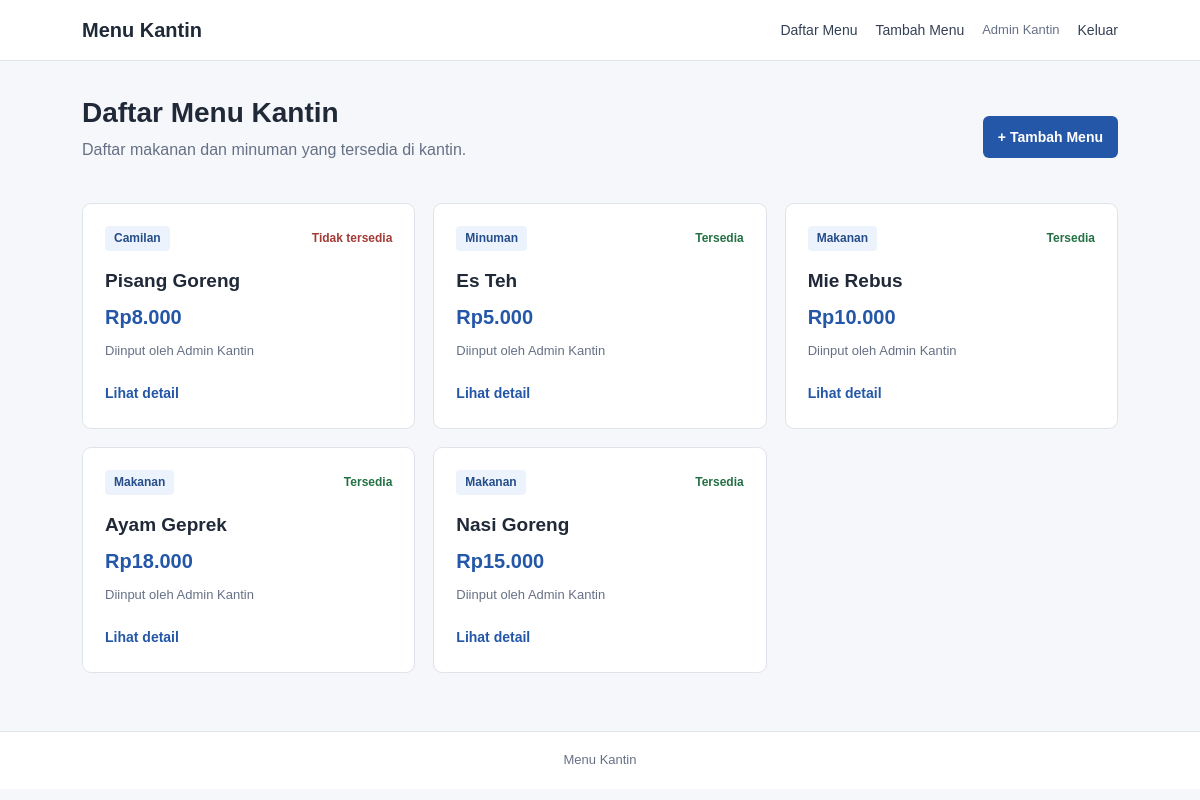
The app's page /daftar.php (signed in) with its own data.
### tables this page shows
CREATE TABLE menu_kantin (
    id INT UNSIGNED AUTO_INCREMENT PRIMARY KEY,
    pengguna_id INT UNSIGNED NOT NULL,
    nama_menu VARCHAR(150) NOT NULL,
    kategori ENUM('Makanan', 'Minuman', 'Camilan') NOT NULL,
    harga INT UNSIGNED NOT NULL,
    tersedia ENUM('Ya', 'Tidak') NOT NULL,
    deskripsi VARCHAR(2000) NOT NULL DEFAULT '',
    CONSTRAINT cek_harga_menu CHECK (harga BETWEEN 1000 AND 100000),
    CONSTRAINT fk_menu_pengguna FOREIGN KEY (pengguna_id)
        REFERENCES pengguna(id) ON UPDATE CASCADE ON DELETE RESTRICT
);

CREATE TABLE pengguna (
    id INT UNSIGNED AUTO_INCREMENT PRIMARY KEY,
    username VARCHAR(30) NOT NULL UNIQUE,
    nama VARCHAR(100) NOT NULL,
    peran ENUM('admin', 'anggota') NOT NULL DEFAULT 'anggota',
    hash_sandi VARCHAR(255) NOT NULL
);

### sesi.php (called while the page is built, shortened)
<?php
function e($nilai) {
    return htmlspecialchars((string) $nilai, ENT_QUOTES, 'UTF-8');
}
?>

### daftar.php (the view, shortened to what this page needs)
<?php
require_once 'koneksi.php';
require_once 'sesi.php';
$sql = "SELECT m.id, m.nama_menu, m.kategori, m.harga, m.tersedia, m.deskripsi,
               p.nama AS nama_penginput
        FROM menu_kantin m
        JOIN pengguna p ON m.pengguna_id = p.id
        ORDER BY m.id DESC";
$hasil = $koneksi->query($sql);
require 'header.php';
?>
<section class="page-heading">
    <div>
        <h1>Daftar Menu Kantin</h1>
        <p class="muted">Daftar makanan dan minuman yang tersedia di kantin.</p>
    </div>
    <?php if (($_SESSION['peran'] ?? '') === 'admin'): ?>
        <a class="button-link" href="tambah.php">+ Tambah Menu</a>
    <?php endif; ?>
</section>
<?php if ($hasil->num_rows === 0): ?>
    <section class="empty-state"><h2>Belum ada menu</h2><p>Data menu akan tampil di halaman ini.</p></section>
<?php else: ?>
    <div class="menu-grid">
        <?php while ($menu = $hasil->fetch_assoc()): ?>
            <article class="menu-card">
                <div class="menu-card-top">
                    <span class="category"><?= e($menu['kategori']) ?></span>
                    <span class="status <?= $menu['tersedia'] === 'Ya' ? 'available' : 'unavailable' ?>">
                        <?= e($menu['tersedia'] === 'Ya' ? 'Tersedia' : 'Tidak tersedia') ?>
                    </span>
                </div>
                <h2><?= e($menu['nama_menu']) ?></h2>
                <p class="price">Rp<?= number_format((int) $menu['harga'], 0, ',', '.') ?></p>
                <p class="muted small">Diinput oleh <?= e($menu['nama_penginput']) ?></p>
                <a class="detail-link" href="detail.php?id=<?= (int) $menu['id'] ?>">Lihat detail</a>
            </article>
        <?php endwhile; ?>
    </div>
<?php endif; ?>
<?php require 'footer.php'; ?>

### header.php (shortened to what this page needs)
<!DOCTYPE html>
<html lang="id">
<head>
    <link rel="stylesheet" href="style.css">
</head>
<body>
<header class="header">
    <div class="nav-wrap">
        <a class="brand" href="daftar.php">Menu Kantin</a>
        <nav>
            <a href="daftar.php">Daftar Menu</a>
            <?php if (!empty($_SESSION['pengguna_id'])): ?>
                <?php if (($_SESSION['peran'] ?? '') === 'admin'): ?>
                    <a href="tambah.php">Tambah Menu</a>
                <?php endif; ?>
                <span class="nav-user"><?= e($_SESSION['nama'] ?? '') ?></span>
                <a href="logout.php">Keluar</a>
            <?php else: ?>
                <a href="login.php">Masuk</a>
                <a href="registrasi.php">Daftar</a>
            <?php endif; ?>
        </nav>
    </div>
</header>
<main class="container">

### footer.php
</main>
<footer class="footer">
    <p>Menu Kantin</p>
</footer>
</body>
</html>

### style.css (style rules this page uses)
* { box-sizing: border-box; }
:root { --biru: #2457a7; --biru-gelap: #193f7b; --teks: #202938; --abu: #667085; --garis: #dfe4ea; --latar: #f5f7fa; --putih: #ffffff; }
body { margin: 0; font-family: Arial, Helvetica, sans-serif; color: var(--teks); background: var(--latar); line-height: 1.6; }
a { color: var(--biru); text-decoration: none; }
.header { background: var(--putih); border-bottom: 1px solid var(--garis); }
.nav-wrap { max-width: 1080px; margin: 0 auto; padding: 14px 22px; display: flex; align-items: center; justify-content: space-between; gap: 18px; }
.brand { font-size: 20px; font-weight: 700; color: var(--teks); }
nav { display: flex; align-items: center; flex-wrap: wrap; gap: 18px; }
nav a { color: #344054; font-size: 14px; }
.nav-user { color: var(--abu); font-size: 13px; }
.container { max-width: 1080px; min-height: calc(100vh - 130px); margin: 0 auto; padding: 34px 22px 48px; }
h1, h2, p { margin-top: 0; }
h1 { margin-bottom: 6px; font-size: 28px; line-height: 1.3; }
h2 { font-size: 19px; }
.muted { color: var(--abu); }
.small { font-size: 13px; }
.page-heading { display: flex; justify-content: space-between; align-items: center; gap: 20px; margin-bottom: 24px; }
.button-link, button { display: inline-block; border: 0; border-radius: 6px; background: var(--biru); color: white; padding: 10px 15px; font-size: 14px; font-weight: 600; cursor: pointer; font-family: inherit; }
.menu-grid { display: grid; grid-template-columns: repeat(3, minmax(0, 1fr)); gap: 18px; }
.menu-card, .form-card, .detail-card, .empty-state { background: var(--putih); border: 1px solid var(--garis); border-radius: 9px; padding: 22px; }
.menu-card h2 { margin: 15px 0 4px; }
.menu-card-top { display: flex; align-items: center; justify-content: space-between; gap: 8px; }
.category { display: inline-block; padding: 3px 9px; border-radius: 4px; background: #edf3fc; color: #254d89; font-size: 12px; font-weight: 600; }
.status { display: inline-block; font-size: 12px; font-weight: 600; }
.available { color: #237044; }
.unavailable { color: #a33b36; }
.price { color: var(--biru); font-size: 20px; font-weight: 700; margin-bottom: 8px; }
.detail-link { display: inline-block; margin-top: 8px; font-size: 14px; font-weight: 600; }
.footer { background: white; border-top: 1px solid var(--garis); padding: 18px; text-align: center; color: var(--abu); font-size: 13px; }
.footer p { margin: 0; }

### records on screen
menu_kantin: kategori "Camilan", tersedia "Tidak tersedia", nama_menu "Pisang Goreng", harga "8.000", pengguna.nama "Admin Kantin"
menu_kantin: kategori "Minuman", tersedia "Tersedia", nama_menu "Es Teh", harga "5.000", pengguna.nama "Admin Kantin"
menu_kantin: kategori "Makanan", tersedia "Tersedia", nama_menu "Mie Rebus", harga "10.000", pengguna.nama "Admin Kantin"
menu_kantin: kategori "Makanan", tersedia "Tersedia", nama_menu "Ayam Geprek", harga "18.000", pengguna.nama "Admin Kantin"
menu_kantin: kategori "Makanan", tersedia "Tersedia", nama_menu "Nasi Goreng", harga "15.000", pengguna.nama "Admin Kantin"

### other values on screen
$_SESSION['nama'] "Admin Kantin"
